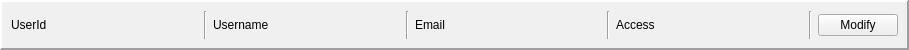
<?xml version="1.0" encoding="UTF-8"?>
<ui version="4.0">
 <class>MonitorAccountItem</class>
 <widget class="QWidget" name="MonitorAccountItem">
  <property name="geometry">
   <rect>
    <x>0</x>
    <y>0</y>
    <width>909</width>
    <height>50</height>
   </rect>
  </property>
  <property name="windowTitle">
   <string>Form</string>
  </property>
  <layout class="QVBoxLayout" name="verticalLayout">
   <property name="spacing">
    <number>0</number>
   </property>
   <property name="leftMargin">
    <number>0</number>
   </property>
   <property name="topMargin">
    <number>0</number>
   </property>
   <property name="rightMargin">
    <number>0</number>
   </property>
   <property name="bottomMargin">
    <number>0</number>
   </property>
   <item>
    <widget class="QFrame" name="item">
     <property name="palette">
      <palette>
       <active>
        <colorrole role="Window">
         <brush brushstyle="SolidPattern">
          <color alpha="255">
           <red>202</red>
           <green>202</green>
           <blue>202</blue>
          </color>
         </brush>
        </colorrole>
       </active>
       <inactive>
        <colorrole role="Window">
         <brush brushstyle="SolidPattern">
          <color alpha="255">
           <red>240</red>
           <green>240</green>
           <blue>240</blue>
          </color>
         </brush>
        </colorrole>
       </inactive>
       <disabled>
        <colorrole role="Window">
         <brush brushstyle="SolidPattern">
          <color alpha="255">
           <red>202</red>
           <green>202</green>
           <blue>202</blue>
          </color>
         </brush>
        </colorrole>
       </disabled>
      </palette>
     </property>
     <property name="autoFillBackground">
      <bool>true</bool>
     </property>
     <property name="frameShape">
      <enum>QFrame::Panel</enum>
     </property>
     <property name="frameShadow">
      <enum>QFrame::Raised</enum>
     </property>
     <property name="lineWidth">
      <number>2</number>
     </property>
     <layout class="QHBoxLayout" name="horizontalLayout_2">
      <item>
       <widget class="QLabel" name="userId">
        <property name="sizePolicy">
         <sizepolicy hsizetype="Expanding" vsizetype="Expanding">
          <horstretch>0</horstretch>
          <verstretch>0</verstretch>
         </sizepolicy>
        </property>
        <property name="text">
         <string>UserId</string>
        </property>
       </widget>
      </item>
      <item>
       <widget class="Line" name="line2">
        <property name="orientation">
         <enum>Qt::Vertical</enum>
        </property>
       </widget>
      </item>
      <item>
       <widget class="QLabel" name="username">
        <property name="sizePolicy">
         <sizepolicy hsizetype="Expanding" vsizetype="Preferred">
          <horstretch>0</horstretch>
          <verstretch>0</verstretch>
         </sizepolicy>
        </property>
        <property name="text">
         <string>Username</string>
        </property>
       </widget>
      </item>
      <item>
       <widget class="Line" name="line3">
        <property name="orientation">
         <enum>Qt::Vertical</enum>
        </property>
       </widget>
      </item>
      <item>
       <widget class="QLabel" name="email">
        <property name="sizePolicy">
         <sizepolicy hsizetype="Expanding" vsizetype="Preferred">
          <horstretch>0</horstretch>
          <verstretch>0</verstretch>
         </sizepolicy>
        </property>
        <property name="text">
         <string>Email</string>
        </property>
        <property name="alignment">
         <set>Qt::AlignLeading|Qt::AlignLeft|Qt::AlignVCenter</set>
        </property>
       </widget>
      </item>
      <item>
       <widget class="Line" name="line4">
        <property name="orientation">
         <enum>Qt::Vertical</enum>
        </property>
       </widget>
      </item>
      <item>
       <widget class="QLabel" name="access">
        <property name="sizePolicy">
         <sizepolicy hsizetype="Expanding" vsizetype="Preferred">
          <horstretch>0</horstretch>
          <verstretch>0</verstretch>
         </sizepolicy>
        </property>
        <property name="text">
         <string>Access</string>
        </property>
       </widget>
      </item>
      <item>
       <widget class="Line" name="line">
        <property name="orientation">
         <enum>Qt::Vertical</enum>
        </property>
       </widget>
      </item>
      <item>
       <widget class="QPushButton" name="modifyButton">
        <property name="sizePolicy">
         <sizepolicy hsizetype="Fixed" vsizetype="Fixed">
          <horstretch>0</horstretch>
          <verstretch>0</verstretch>
         </sizepolicy>
        </property>
        <property name="text">
         <string>Modify</string>
        </property>
       </widget>
      </item>
     </layout>
    </widget>
   </item>
  </layout>
 </widget>
 <resources/>
 <connections/>
</ui>
